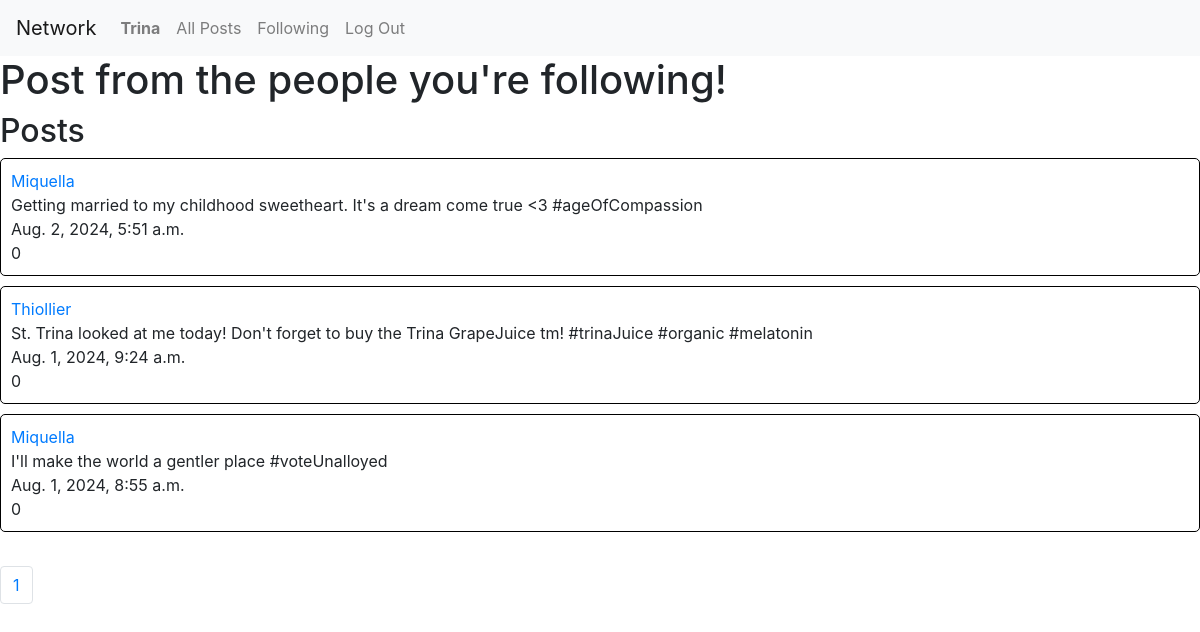
/following/1 (signed in), run on the app's committed database.
### network/models.py (models this page shows, shortened)
class User(AbstractUser):
    followers = models.ManyToManyField('self', related_name="following", null=True)
    following = models.ManyToManyField('self', related_name="followers",null=True)
    def __str__(self):
        return self.username

class Post(models.Model):
    user = models.ForeignKey("User", on_delete=models.CASCADE, related_name="posts")
    content = models.TextField(blank=True)
    timestamp = models.DateTimeField(auto_now_add=True)
    likes = models.IntegerField(default=0)

### network/views.py (the view)
# urls.py: path("following/<int:page_num>", views.following, name="following"),
def following(request, page_num):
    following = User.objects.filter(followers=request.user)
    following = Post.objects.filter(user__in=following)
    posts = following.order_by("-timestamp").all()
    p = Paginator(posts, 5)
    page_obj = p.get_page(page_num)
    prev_page = None
    has_prev_page = False
    if page_obj.has_previous():
        prev_page = page_obj.previous_page_number()
        has_prev_page = True
    next_page = None
    has_next_page = False
    if page_obj.has_next():
        next_page = page_obj.next_page_number()
        has_next_page = True
    return render(request, 'network/following.html', {
        "username":request.user,
        "posts": page_obj,
        "pages": p,
        "prev_page": prev_page,
        "has_prev_page": has_prev_page,
        "next_page": next_page,
        "has_next_page": has_next_page,
    })

### network/templates/network/following.html (shortened to what this page needs)
{% extends "network/layout.html" %}
{% load static %}
{% block body %}
    <h1>Post from the people you're following!</h1>
    <h2>Posts</h2>
    {% for post in posts %}
    <div id="post-container">
        <a href="{% url 'user' post.user.username 1 %}">{{ post.user.username }}</a><br>
        {{ post.content }} <br>
        {{ post.timestamp }} <br>
        {{ post.likes }} <br>
    </div>
    {% endfor %}
    <br>
    <nav aria-label="Page navigation example">
        <ul class="pagination">
          {% for page in pages %}
            <li class="page-item"><a class="page-link"  href="{% url 'following' page.number%}">{{ page.number }}</a></li>
          {% endfor %}
        </ul>
      </nav>
{% endblock %}

### network/templates/network/layout.html (shortened to what this page needs)
{% load static %}
<!DOCTYPE html>
<html lang="en">
    <head>
        <link rel="stylesheet" href="https://stackpath.bootstrapcdn.com/bootstrap/4.4.1/css/bootstrap.min.css">
        <link href="{% static 'network/styles2.css' %}" rel="stylesheet">
    </head>
    <body>
        <nav class="navbar navbar-expand-lg navbar-light bg-light">
            <a class="navbar-brand" href="#">Network</a>
            <div>
              <ul class="navbar-nav mr-auto">
                {% if user.is_authenticated %}
                    <li class="nav-item">
                        <a id="nav-username" class="nav-link" href="{% url 'user' user.username 1 %}"><strong>{{ user.username }}</strong></a>
                    </li>
                {% endif %}
                <li class="nav-item">
                  <a class="nav-link" href="{% url 'index' %}">All Posts</a>
                </li>
                {% if user.is_authenticated %}
                    <li class="nav-item">
                        <a class="nav-link" href="{% url 'following' 1%}">Following</a>
                    </li>
                    <li class="nav-item">
                        <a class="nav-link" href="{% url 'logout' %}">Log Out</a>
                    </li>
                {% endif %}
              </ul>
            </div>
          </nav>
        <div class="body">
            {% block body %}
            {% endblock %}
        </div>
    </body>
</html>

### network/static/network/styles2.css (style rules this page uses)
#post-container { align-items: center; border: 1px solid black; padding: 10px; margin-bottom: 10px; border-radius: 5px; }

### data on the page
User: username "Trina"
Post: user.username "Miquella", content "Getting married to my childhood sweetheart. It's a dream come true <3 #ageOfCompassion", timestamp "Aug. 2, 2024, 5:51 a.m.", likes "0"
Post: user.username "Thiollier", content "St. Trina looked at me today! Don't forget to buy the Trina GrapeJuice tm! #trinaJuice #organic #melatonin", timestamp "Aug. 1, 2024, 9:24 a.m.", likes "0"
Post: user.username "Miquella", content "I'll make the world a gentler place #voteUnalloyed", timestamp "Aug. 1, 2024, 8:55 a.m.", likes "0"

### other printed values
{{ page.number }} "1"
